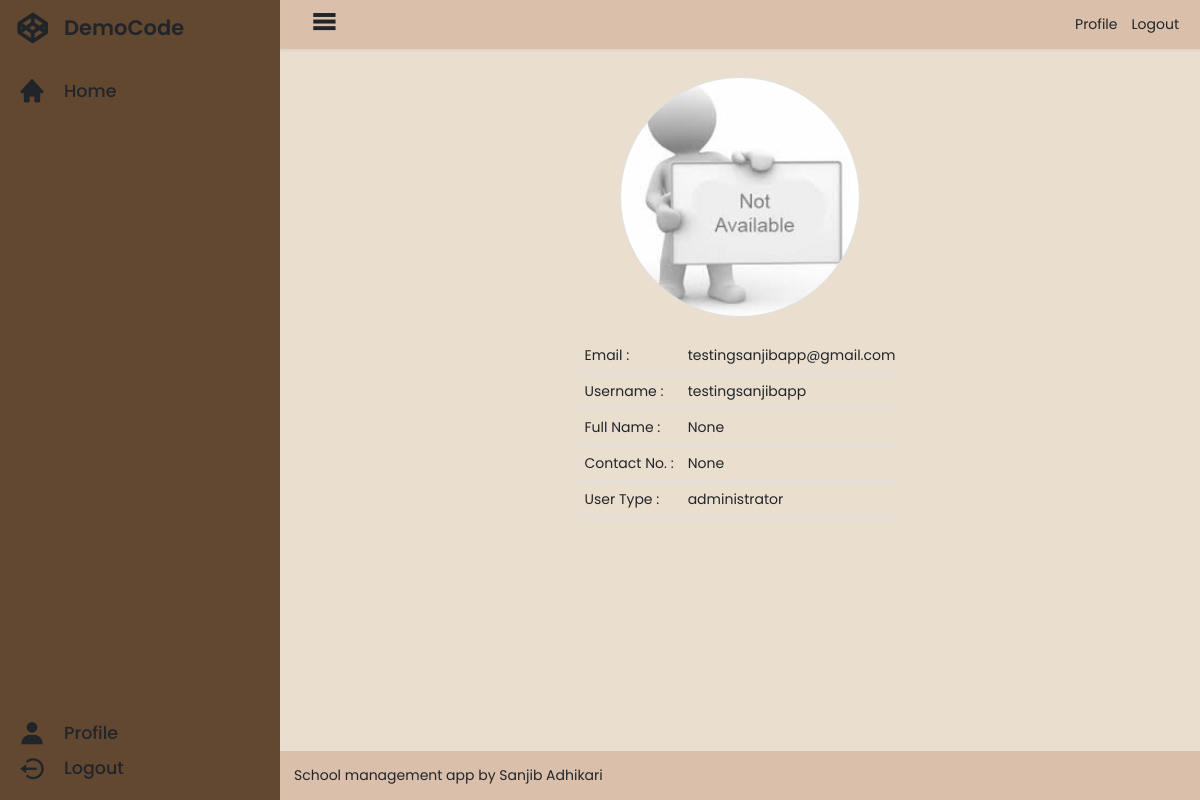
/base/user_profile/9dfb080162014e70afdd842c563f22fd (signed in), run on the app's committed database.
### base/models.py (models this page shows, shortened)
class User(AbstractBaseUser):
    id = models.UUIDField(
        verbose_name=_("ID"),
        primary_key=True,
        default=uuid.uuid4,
        editable=False,
    )
    email = models.EmailField(
        verbose_name=_("Email"),
        max_length=127,
        unique=True,
        error_messages={
            "null": _("Email field is required."),
            "unique": _("An account with that email already exists. Please login to continue."),
            "invalid": _("Enter a valid email address."),
        },
    )
    username = models.CharField(
        verbose_name=_("Username"),
        max_length=127,
        unique=True,
        error_messages={
            "null": _("Username field is required."),
            "unique": _("An account with that username already exists."),
            "invalid": _("Enter a valid username."),
        },
        help_text=_("Better to use your email address all characters before @."),
    )
    user_type = models.ForeignKey(
        UserType,
        on_delete=models.SET_NULL,
        related_name="user_type",
        null=True,
        blank=True,
    )
    name = models.CharField(
        verbose_name=_("Full Name"),
        max_length=255,
        null=True,
        blank=True,
    )
    contact_number = PhoneNumberField(
        verbose_name=_("Contact Number"),
        null=True,
        blank=True,
    )
    avatar = models.ImageField(
        verbose_name=_("Avatar"),
        blank=True,
        null=True,
        default=get_default_avatar,
        upload_to=get_user_avatar,
    )
    is_email_verified = models.BooleanField(
        verbose_name=_("Email Verification Status"),
        default=get_email_verified_value,
        help_text=_("Designates whether this user is verified or not."),
    )
    is_staff = models.BooleanField(
        verbose_name=_("Staff Status"),
        default=False,
        help_text=_("Designates whether the user can log into this admin site."),
    )
    is_active = models.BooleanField(
        verbose_name=_("Active"),
        default=True,
        help_text=_(
            "Designates whether this user should be treated as active."
            "Unselect this field instead of deleting accounts."
        ),
    )
    is_superuser = models.BooleanField(
        _("superuser status"),
        default=False,
        help_text=_("Designates that this user has all permissions without explicitly assigning them."),
    )
    user_permissions = models.ManyToManyField(
        Permission,
        verbose_name=_("user permissions"),
        blank=True,
        help_text=_("Specific permissions for this user."),
        related_name="user_set",
        related_query_name="user",
    )
    groups = models.ManyToManyField(
        Group,
        verbose_name=_("Groups"),
        blank=True,
        help_text=_(
            "The groups this user belongs to. A user will get all permissions granted to each of their groups."
        ),
        related_name="user_set",
        related_query_name="user",
    )
    last_login = models.DateTimeField(
        verbose_name=_("Last Login"),
        auto_now=True,
    )
    date_joined = models.DateTimeField(
        verbose_name=_("Date Joined"),
        auto_now_add=True,
        editable=False,
    )
    objects = UserManager()
    USERNAME_FIELD = "email"
    REQUIRED_FIELDS = []
    class Meta:
        verbose_name = _("User")
        verbose_name_plural = _("Users")
        ordering = ["-date_joined"]

class UserType(models.Model):
    id = models.UUIDField(
        verbose_name=_("ID"),
        primary_key=True,
        default=uuid.uuid4,
        editable=False,
    )
    name = models.CharField(
        _("name"),
        max_length=31,
        unique=True,
    )
    permissions = models.ManyToManyField(
        Permission,
        verbose_name=_("permissions"),
        blank=True,
    )
    objects = UserTypeManager()
    def __str__(self):
        return self.name

### base/views.py (the view)
# urls.py: path("user_profile/", user_profile_view, name="user-profile"),
@login_required
def user_profile_view(request, *args, **kwargs):
    context = {}
    user_id = kwargs.get("user_id", None)
    if user_id:
        try:
            user = User.objects.get(id=user_id)
        except User.DoesNotExist:
            raise Http404("User not found.")
    else:
        user = request.user
    context["user"] = user
    return render(request, "base/user-profile.html", context)

### base/templates/base/user-profile.html (shortened to what this page needs)
{% extends 'base/base.html' %}
{% load static %}
{% block main %}
<div class="container">
    <div class="">
        <div class="d-flex justify-content-center">
            <img class="border rounded-circle" src="{{ user.avatar.url }}">
        </div>
        <table class="table table-responsive border-bottom mt-4">
            <tbody>
                <tr>
                    <td>Email :</td>
                    <td>{{ user.email }}</td>
                </tr>
                <tr>
                    <td>Username :</td>
                    <td>{{ user.username }}</td>
                </tr>
                <tr>
                    <td>Full Name :</td>
                    <td>{{ user.name }}</td>
                </tr>
                <tr>
                    <td>Contact No. :</td>
                    <td>{{ user.contact_number }}</td>
                </tr>
                <tr>
                    <td>User Type :</td>
                    <td>{{ user.user_type }}</td>
                </tr>
            </tbody>
        </table>
    </div>
</div>
{% endblock main %}

### static/css/base.css (style rules this page uses)
*, *::before, *::after { box-sizing: border-box; }
* { margin: 0; padding: 0; font-size: 14px; font-family: 'Poppins', sans-serif; }
img { width: 240px; height: 240px; object-fit: cover; }
body { margin: 0; padding: 0; width: 100vw; height: 100vh; display: flex; }
.container { padding: 1rem; display: flex; flex-direction: column; align-items: center; overflow: auto; max-width: calc(100% - 2rem); height: 100%; }

### data on the page
User: avatar (placeholder picture), email "testingsanjibapp@gmail.com", username "testingsanjibapp", name "None", contact_number "None", user_type "administrator"
